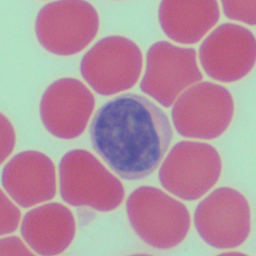
#> input picture Data/sample.png, 256 x 256 px, found by its file name
$ jupyter execute --allow-errors Enhance-Function.ipynb   (shell and % lines are left out)
#> lines starting #> are read from the running program, lines starting #| are printed output that depends on the picture; after the words box and inside, x2 and y2 are one past the last pixel; in counts of white or black regions, pixels touching at a corner belong together
# BMEN 509 Project ABC-DISC

Details/Information

[cell 1]
# Library Imports
import os
import numpy as np
import matplotlib.pyplot as plt

from skimage import io
from skimage import color
from scipy import signal, ndimage

# Setup Jupyter notebook specifics

# Numpy printing help
np.set_printoptions(precision=2)

[cell 2]
# Constants
data_directory = os.path.join('.', 'Data')
file_names = [
    'sample.png'
]

#Note this is image-4.png from the Kaggle data set available here: https://www.kaggle.com/draaslan/blood-cell-detection-dataset

[cell 3]
# Verify we can find our files
for file_name in file_names:
    name = os.path.join(data_directory, file_name)
    if not os.path.isfile(name):
        os.sys.exit('Cannot find file {}. Please make sure you have downloaded the data'.format(name))
print('Found all image files!')

[cell 4]
filename = os.path.join(data_directory, 'sample.png') #Read file and open image
img_rgb = io.imread(filename) #Colour image
#> img_rgb is the input picture: shape (256, 256, 4); mean R, G, B, A 179.1, 144.7, 160.3, 255
img_gray = color.rgb2gray(img_rgb) #Grayscale image
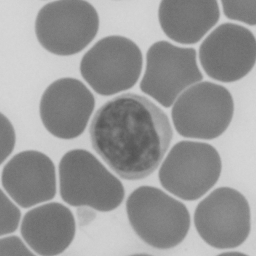
#> img_gray: shape (256, 256) float64; min 0.335, max 0.843, mean 0.601

plt.figure(figsize = (16,8))
plt.suptitle('Sample Blood Cell Image Taken Under a Microscope')

plt.subplot(121)
plt.imshow(img_rgb)
plt.title('Colour')
plt.xlabel('X')
plt.ylabel('Y')

plt.subplot(122)
plt.imshow(img_gray, cmap='gray', vmin=0, vmax=1)
plt.title('Grayscale')
plt.xlabel('X')
plt.ylabel('Y')

plt.show()
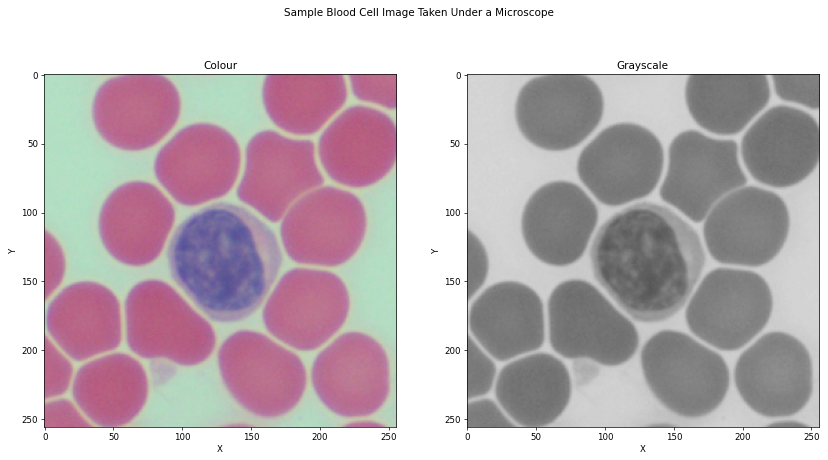
#> figure drawn by matplotlib, 2 panels

[cell 5]
#Need to double-check whether we actually need to convert to grayscale.
#Note there are many different conversion algorithms that apply different weightings.

#Useful links:
#https://en.wikipedia.org/wiki/Grayscale#Colorimetric_(perceptual_luminance-preserving)_conversion_to_grayscale
#https://stackoverflow.com/questions/3823752/display-image-as-grayscale-using-matplotlib
#https://stackoverflow.com/questions/12201577/how-can-i-convert-an-rgb-image-into-grayscale-in-python

[cell 6]
import cv2

'''
enhance: function that median filters, Gaussian filters, histogram equalization, CLAHE,
         contrast stretching, edge detection, median filtered edge detection, Gaussian
         filtered edge detection
input parameter: file name (has to be in same directory as this code - not in folder)
output: displays original image and an image for each step (10 steps)
'''

def enhance(file_name):
    # read original image
#> called with file_name = 'sample.png'
    image = cv2.imread(file_name)
    plt.imshow(cv2.cvtColor(image, cv2.COLOR_BGR2RGB));  plt.title("Original Image"); plt.show()

    # convet to gray scale image
    gray = cv2.cvtColor(image, cv2.COLOR_BGR2GRAY)
    plt.subplots(2, 5, figsize=(25, 25))
    plt.subplot(2,5,1); plt.imshow(gray, cmap='gray');   plt.title('Greyscale');


    # apply median filter for smoothning
    blurM = cv2.medianBlur(gray, 5)
    plt.subplot(2,5,2); plt.imshow(blurM, cmap='gray');   plt.title('Median Filtered');

    # apply gaussian filter for smoothning
    blurG = cv2.GaussianBlur(blurM, (9, 9), 0)
    plt.subplot(2,5,3); plt.imshow(blurG, cmap='gray');   plt.title('Gaussian Filtered');


    # histogram equalization
    histoNorm = cv2.equalizeHist(blurG)
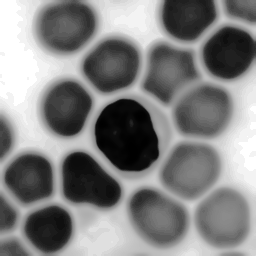
#> histoNorm: shape (256, 256); min 0, max 255, mean 130
    plt.subplot(2,5,4); plt.imshow(histoNorm, cmap='gray');   plt.title('Histogram Equalization');

    # create a CLAHE object for
    # Contrast Limited Adaptive Histogram Equalization (CLAHE)
    clahe = cv2.createCLAHE(clipLimit = 2.0, tileGridSize=(8, 8))
    claheNorm = clahe.apply(histoNorm)
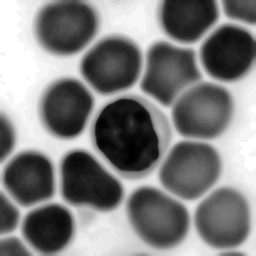
#> claheNorm: shape (256, 256); min 1, max 255, mean 127.1
    plt.subplot(2,5,5); plt.imshow(claheNorm, cmap='gray');   plt.title('CLAHE Normalized');


    # contrast stretching
    # Function to map each intensity level to output intensity level.
    def pixelVal(pix, r1, s1, r2, s2):
        if (0 <= pix and pix <= r1):
            return (s1 / r1) * pix
        elif (r1 < pix and pix <= r2):
            return ((s2 - s1) / (r2 - r1)) * (pix - r1) + s1
        else:
            return ((255 - s2) / (255 - r2)) * (pix - r2) + s2

        # Define parameters.


    r1 = 70
    s1 = 0
    r2 = 200
    s2 = 255

    # Vectorize the function to apply it to each value in the Numpy array.
    pixelVal_vec = np.vectorize(pixelVal)

    # Apply contrast stretching.
    contrast_stretched = pixelVal_vec(claheNorm, r1, s1, r2, s2)
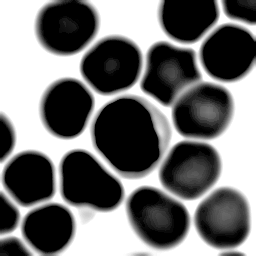
#> contrast_stretched: shape (256, 256) float64; min 0, max 255, mean 114.4

    clahe_blurM = cv2.medianBlur(claheNorm, 5) #<-------------------- added this

    contrast_stretched_blurM = pixelVal_vec(clahe_blurM, r1, s1, r2, s2)


    plt.subplot(2,5,6); plt.imshow(contrast_stretched, cmap='gray');   plt.title('Contrast Stretched');

    plt.subplot(2,5,7); plt.imshow(contrast_stretched_blurM, cmap='gray');   plt.title('Contrast Stretched and Median Filtered');

    # edge detection using canny edge detector
    edge = cv2.Canny(clahe_blurM, 100, 200)
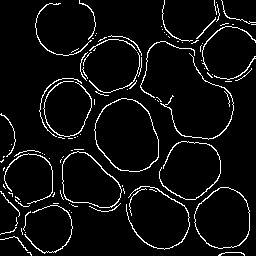
#> edge: shape (256, 256); 5.5% white in thin lines or dots
    plt.subplot(2,5,8); plt.imshow(edge, cmap='gray');   plt.title('Edge Detection');


    edgeG = cv2.Canny(edge, 100, 200)
#> edgeG: shape (256, 256); 7.5% white in thin lines or dots
    plt.subplot(2,5,9); plt.imshow(edgeG, cmap='gray');   plt.title('Edge Detection and Gaussian Filtered');


    edgeM = cv2.Canny(edgeG, 100, 200)
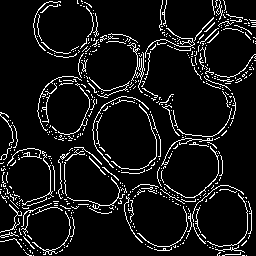
#> edgeM: shape (256, 256); 8.6% white in thin lines or dots
    plt.subplot(2,5,10); plt.imshow(edgeM, cmap='gray');   plt.title('Edge Detection and Median Filtered');
    plt.show()

    return(edgeM)
img = enhance("sample.png")

[cell 7]
plt.imshow(img, cmap = 'gray') #final enhanced image
plt.show()

[cell 8]
# read enhanced image
#img = cv2.imread('cell.png', 0)

# morphological operations
kernel = np.ones((5, 5), np.uint8)
dilation = cv2.dilate(img, kernel, iterations = 1)
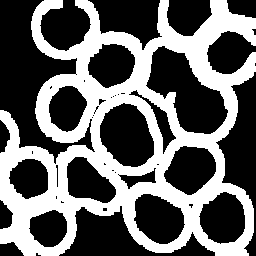
#> dilation: shape (256, 256); 39.9% white; 1 white region, box (x1, y1, x2, y2) and area: (0, 0, 256, 256) 26120
closing = cv2.morphologyEx(img, cv2.MORPH_CLOSE, kernel)
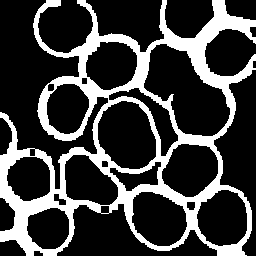
#> closing: shape (256, 256); 24.7% white; 1 white region, box (x1, y1, x2, y2) and area: (0, 0, 256, 256) 16212

# Adaptive thresholding on mean and gaussian filter
th2 = cv2.adaptiveThreshold(img, 255, cv2.ADAPTIVE_THRESH_MEAN_C, \
			cv2.THRESH_BINARY, 11, 2)
#> th2: shape (256, 256); 50.3% white; 7 black regions (6 under 20 px), largest, box (x1, y1, x2, y2) and area: (0, 0, 256, 256) 32545
th3 = cv2.adaptiveThreshold(img, 255, cv2.ADAPTIVE_THRESH_GAUSSIAN_C, \
			cv2.THRESH_BINARY, 11, 2)
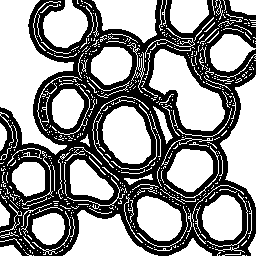
#> th3: shape (256, 256); 57.4% white; 7 black regions (6 under 20 px), largest, box (x1, y1, x2, y2) and area: (0, 0, 256, 256) 27920
# Otsu's thresholding
ret4, th4 = cv2.threshold(img, 0, 255, cv2.THRESH_BINARY + cv2.THRESH_OTSU)
#> ret4 = 0

# Initialize the list
Cell_count, x_count, y_count = [], [], []

# read original image, to display the circle and center detection
display = cv2.imread("D:/Projects / ImageProcessing / DA1 / sample1 / cellOrig.png")

# hough transform with modified circular parameters
#> (the rest of this cell did not finish here and is left out)

$ run again, with Data/image-1.png copied over Data/sample.png
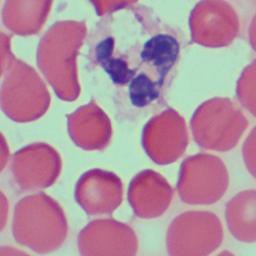
#> input picture Data/image-1.png, 256 x 256 px, found by its file name
#> img_rgb is the input picture: shape (256, 256, 4); mean R, G, B, A 176.8, 143.8, 159.5, 255
#> in enhance, `edge = cv2.Canny(clahe_blurM, 100, 200)`:
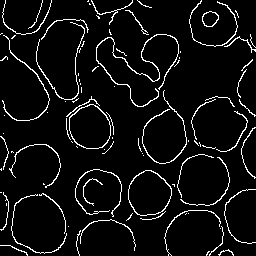
#> edge: shape (256, 256); 6.2% white in thin lines or dots
#> edgeG: shape (256, 256); 8.4% white in thin lines or dots
#> edgeM: shape (256, 256); 9.8% white in thin lines or dots
#> dilation: shape (256, 256); 46.8% white; 3 white regions, box (x1, y1, x2, y2) and area: (71, 0, 256, 256) 19913, (0, 0, 118, 158) 6855, (0, 129, 73, 256) 3893
#> closing: shape (256, 256); 27.2% white; 4 white regions, box (x1, y1, x2, y2) and area: (73, 0, 256, 256) 11108, (0, 0, 116, 156) 4209, (0, 131, 71, 256) 2269, (200, 9, 221, 29) 240
#> th2: shape (256, 256); 39.5% white; 693 white regions (561 under 20 px), largest, box (x1, y1, x2, y2) and area: (171, 46, 244, 109) 2382, (57, 77, 142, 204) 1906, (20, 203, 58, 245) 1175
#> `th3 = cv2.adaptiveThreshold(img, 255, cv2.ADAPTIVE_THRESH_GAUSSIAN_C, ..`:
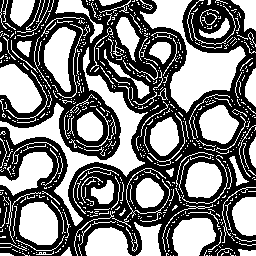
#> th3: shape (256, 256); 48.2% white; 688 white regions (560 under 20 px), largest, box (x1, y1, x2, y2) and area: (0, 47, 148, 226) 3953, (140, 0, 246, 113) 3833, (0, 64, 42, 113) 1375
#> ret4 = 0

$ run again, with Data/image-10.png copied over Data/sample.png
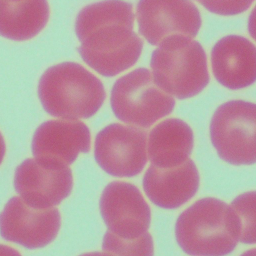
#> input picture Data/image-10.png, 256 x 256 px, found by its file name
#> img_rgb is the input picture: shape (256, 256, 4); mean R, G, B, A 183, 150.5, 160, 255
#> edge: shape (256, 256); 4.6% white in thin lines or dots
#> edgeG: shape (256, 256); 6.5% white in thin lines or dots
#> edgeM: shape (256, 256); 7.8% white in thin lines or dots
#> dilation: shape (256, 256); 38.1% white; 8 white regions, largest, box (x1, y1, x2, y2) and area: (0, 0, 256, 256) 21570, (207, 118, 256, 168) 757, (0, 0, 50, 41) 728
#> closing: shape (256, 256); 21.4% white; 9 white regions, largest, box (x1, y1, x2, y2) and area: (0, 0, 256, 256) 12135, (209, 120, 256, 166) 375, (0, 0, 48, 39) 374
#> th2: shape (256, 256); 49.1% white; 497 white regions (402 under 20 px), largest, box (x1, y1, x2, y2) and area: (0, 0, 132, 201) 7190, (27, 154, 177, 256) 5967, (120, 45, 256, 195) 5026
#> `th3 = cv2.adaptiveThreshold(img, 255, cv2.ADAPTIVE_THRESH_GAUSSIAN_C, ..`:
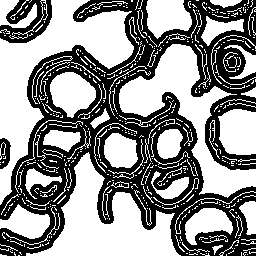
#> th3: shape (256, 256); 56.9% white; 3 black regions, box (x1, y1, x2, y2) and area: (0, 0, 256, 256) 26778, (0, 0, 52, 43) 1226, (0, 138, 11, 169) 229
#> ret4 = 0
